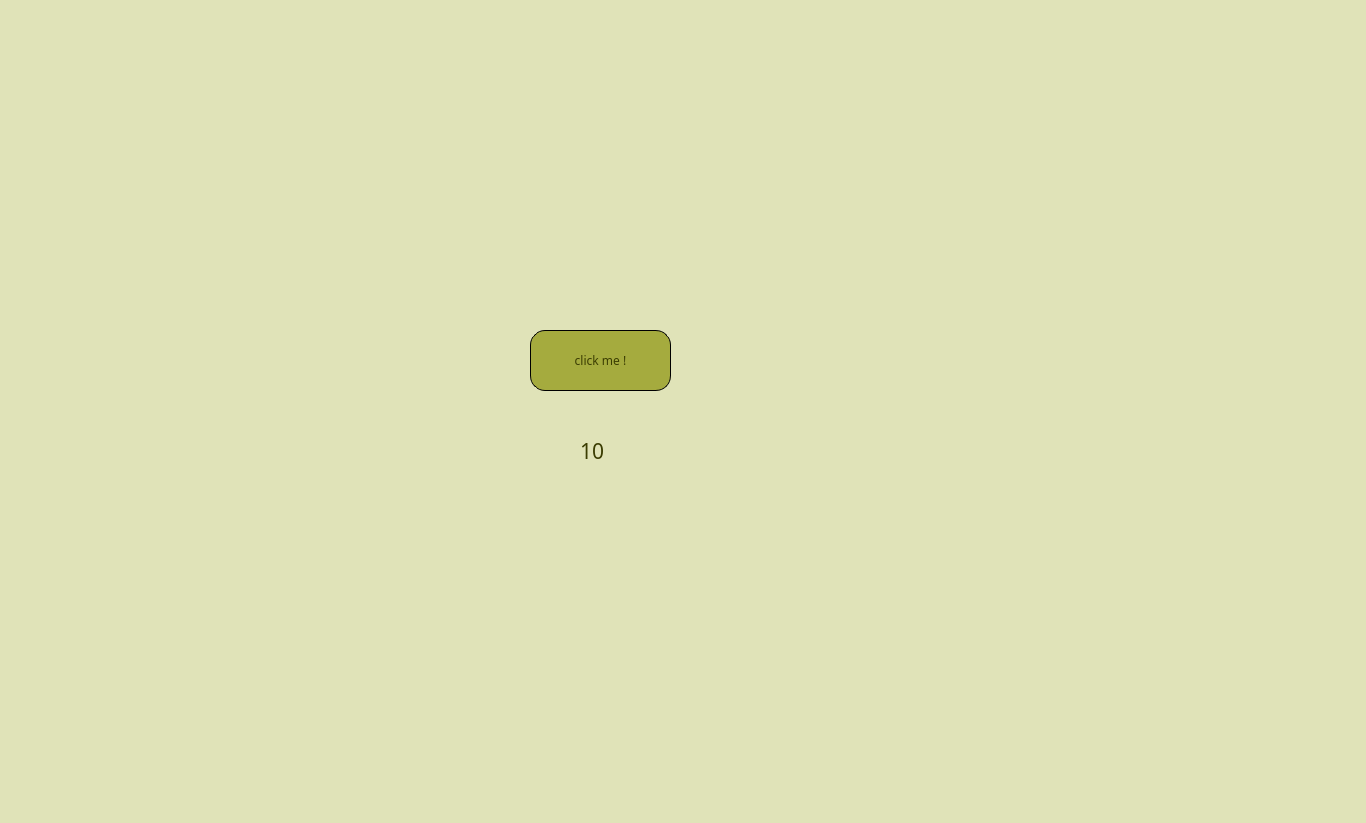
<?xml version="1.0" encoding="UTF-8"?>
<ui version="4.0">
 <class>MainWindow</class>
 <widget class="QMainWindow" name="MainWindow">
  <property name="geometry">
   <rect>
    <x>0</x>
    <y>0</y>
    <width>1366</width>
    <height>823</height>
   </rect>
  </property>
  <property name="minimumSize">
   <size>
    <width>0</width>
    <height>0</height>
   </size>
  </property>
  <property name="font">
   <font>
    <family>Terminal</family>
   </font>
  </property>
  <property name="cursor">
   <cursorShape>WaitCursor</cursorShape>
  </property>
  <property name="windowTitle">
   <string>MainWindow</string>
  </property>
  <property name="toolTipDuration">
   <number>-1</number>
  </property>
  <property name="styleSheet">
   <string notr="true">#centralwidget {
	background: #E0E3B8;
}

#click_btn {
	background: #A5AB3E;
	border-radius: 15px;
	border: 1px solid black;
	color: #3B3D02;
}

#click_btn:hover {
	background: #3B3D02;
	color: white;
}

#clicked_number_lb {
	color: #3B3D02;
}</string>
  </property>
  <property name="20" stdset="0">
   <string/>
  </property>
  <property name="10" stdset="0">
   <string/>
  </property>
  <widget class="QWidget" name="centralwidget">
   <widget class="QPushButton" name="click_btn">
    <property name="geometry">
     <rect>
      <x>530</x>
      <y>330</y>
      <width>141</width>
      <height>61</height>
     </rect>
    </property>
    <property name="font">
     <font>
      <family>.VnCooper</family>
     </font>
    </property>
    <property name="text">
     <string>click me !</string>
    </property>
   </widget>
   <widget class="QLabel" name="clicked_number_lb">
    <property name="geometry">
     <rect>
      <x>580</x>
      <y>410</y>
      <width>301</width>
      <height>81</height>
     </rect>
    </property>
    <property name="font">
     <font>
      <family>MV Boli</family>
      <pointsize>16</pointsize>
     </font>
    </property>
    <property name="text">
     <string>10</string>
    </property>
   </widget>
  </widget>
 </widget>
 <resources/>
 <connections/>
</ui>
